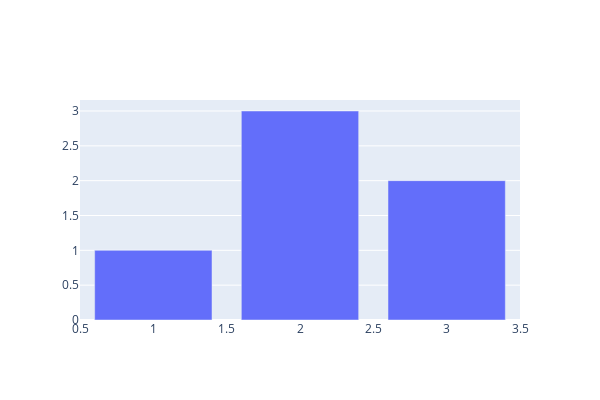

The cell this chart's notebook holds for it:
### Markdown cell above
px.graph 함수 안에 width=, height=를 통해 픽셀 단위의 크기를 지정한다.

2. graph_object 그래프

### Code cell
import plotly.graph_objects as go

fig = go.Figure(data=[go.Bar(x=[1, 2, 3], y=[1, 3, 2])])
fig.update_layout(width=600, height=400)
fig.show()

### Figure 1 — Plotly figure (JSON) as saved in the notebook; plotly's stock layout.template omitted (floating-point values rounded to 4 significant figures)
{"data": [{"type": "bar", "x": [1, 2, 3], "y": [1, 3, 2]}], "layout": {"height": 400, "width": 600}}
